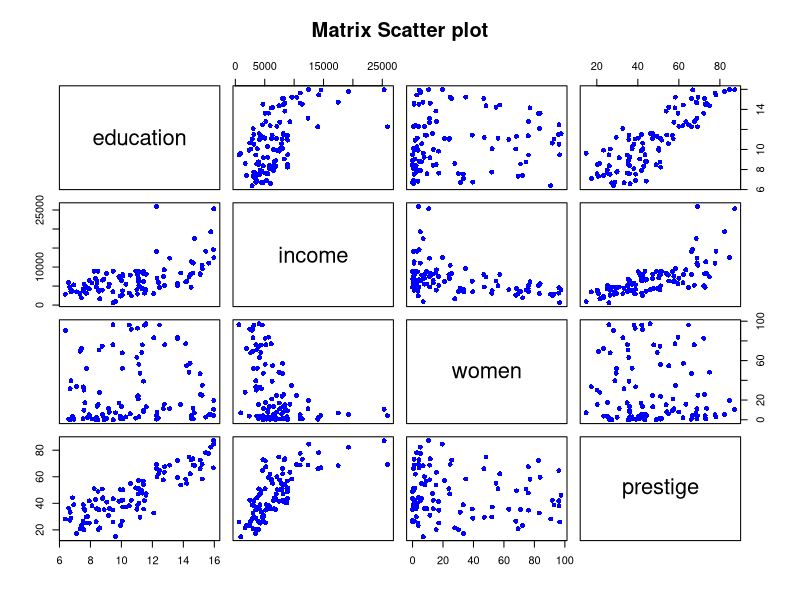

Recreate this plot in R.
# 
# 2.1 다중선형 회귀분석( multiple linear regression analysis )
#
# 다중선형 회귀모델 : 여러개의 독립 벼수를 다루는 회귀모델
#                     어떤 결과에 영향을 미치는 요인이 하나이기보다는 여러 개인 경우가 대부분이기 때문에
#                     다중선형 회귀분석( 모델 )에 대한 이해는 중요
#
# 회귀식 : y = W1X1 + W2X2 + ... + WnXn + b
#
# 독립변수가 n개인 다중선형 회귀에서 주어진 자료를 이용해 W1, W2, ... , Wn, b의 값을 알아내는 회귀모델
#
# R에서 다중선형 회귀모델 생성에도 lm() 함수 사용 
library( tidyverse )

install.packages( "car" )
library( car )

str( Prestige )
head( Prestige )
# education : 교육연수( 독립변수 ), income : 연봉( 종속변수 )
# women : 여성 비율( 독립변수 ), prestige : 직군에 대한 평판( 종속변수 )

newdata <- Prestige[ , c( 1:4 ) ]
head( newdata )
plot( newdata, pch = 16, col = 'blue',
      main = 'Matrix Scatter plot' )

c <- data.frame( Prestige$education,
                 Prestige$income,
                 Prestige$women,
                 Prestige$prestige )
cor( c )

# 다중선형 회귀모델 생성
model <- lm( income~education + prestige + women, data = newdata )
model

# (Intercept)    education     prestige        women  
#    -253.8        177.2        141.4        -50.9  
#    b값                  W값

# 회귀모델의 결과를 이용한 회귀식
income = ( -253.8 ) + ( 177.2 * newdata$education +
                          141.4 * newdata$prestige -
                          50.9 * newdata$women )
income

# 다중선형 회귀모델에 대한 값 확인
coef( model )                 # 매개변수( 계수 ) 값 확인 - W값, b값
fitted( model )               # 훈련 집합에 있는 샘플에 대한 예측값
residuals( model )            # 잔차
deviance( model )             # 잔차 제곱합
deviance( model ) / length( newdata$education )  # 평균제곱오차( MSE )

# 생성된 다중선형 회귀모델에 대한 요약 
summary( model )

#
# 다중선형 회귀모델에서 변수 선택
# : 종속변수를 설명하는 데 도움이 되는 독립변수가 다수 존재한다.
#   그런데 모든 독립변수가 종속변수를 설명하는 데 동일하게 기여하는 것은 아니다. 
#   어떤 변수는 기여도가 높고 어떤 변수는 기여도가 낮다.
#
#   기여도가 낮거나 거의 없는 변수들은 모델에서 제외하는 것이 좋다.
#   적은 변수를 이용해 현실을 잘 설명할 수 있는 것이 좋은 모델이기 때문이다.
#
# R에서 모델에 기여하는 변수들을 선별할 수 있는 stepAIC() 함수 제공 
newdata2 <- Prestige[ , c( 1:5 ) ]
model2 <- lm( income~., data = newdata2 ) # income 외 모든 변수 => .
summary( model2 )

library( MASS )

model3 <- stepAIC( model2 )
model3

summary( model2 )
# Multiple R-squared:  0.6436,	Adjusted R-squared:  0.6289 
summary( model3 )
# Multiple R-squared:   0.64,	Adjusted R-squared:  0.6327 

#
# 2.2 로지스틱 회귀분석( logistic regression analysis )
#
# 회귀모델에서 종속 변수의 값의 형태가 범주형 값인 경우를 다루기위해서 만들어진 통계적 모델
#
# 주어진 데이터로부터 어떤 범주를 예측하는 분야를 회귀와 구분하여 분류( classification )라 하고 
# 분류 문제를 회귀 방법으로 해결하고자 개발된 회귀분석
#
# 로지스틱 회귀도 기본적으로 회귀기법이기 때문에 종속변수는 숫자로 표현되어야 한다. 
#
# 예) YES와 NO는 0과 1로 변환
# 예) setosa, versicolor, virginica는 1, 2, 3과 같이 숫자로 바꾼 후 로지스틱 회귀 적용
# 
iris.new <- iris
# 범주형 자료를 정수로 변환 
iris.new$Species <- as.integer( iris.new$Species )
head( iris.new )
tail( iris.new )

# 로지스틱 회귀모델 생성 
iris_model <- glm( Species~., data = iris.new )
iris_model

# 매개변수 확인
coef( iris_model )

# 로지스틱 회귀 모델 요약
summary( iris_model )

# 로지스틱 회귀 모델을 통한 분류
unknown <- data.frame( rbind( c( 5.1, 3.5, 1.4, 0.2 ) ) )
names( unknown ) <- names( iris )[ 1:4 ]
unknown

t = 1.18649525 - ( 0.11190585 * 5.1 ) -
                 ( 0.04007949 * 3.5 ) +
                 ( 0.22864503 * 1.4 ) +
                 ( 0.60925205 * 0.2 )
t
pred <- predict( iris_model, unknown )  # 품종 예측 
pred
round( pred, 0 )  # 예측 결과( 소수 첫째 자리에서 반올림 )

# 예측값에 대한 실제 품종 이름 알아보기
pred <- round( pred, 0)
# levels : 펙터 타입의 자료에 대해 어떤 종류 값인지 출력 
levels( iris$Species )[ pred ]

# 항상 값이 0~1사이 값이 나온다 

# 다수 데이터에 대한 예측
test <- iris[ , 1:4 ]

pred <-  predict( iris_model, test )
pred <- round( pred, 0 )
pred

# 예측 정확도 확인
answer <- as.integer( iris$Species )
pred == answer
acc <- mean( pred == answer )
acc

























